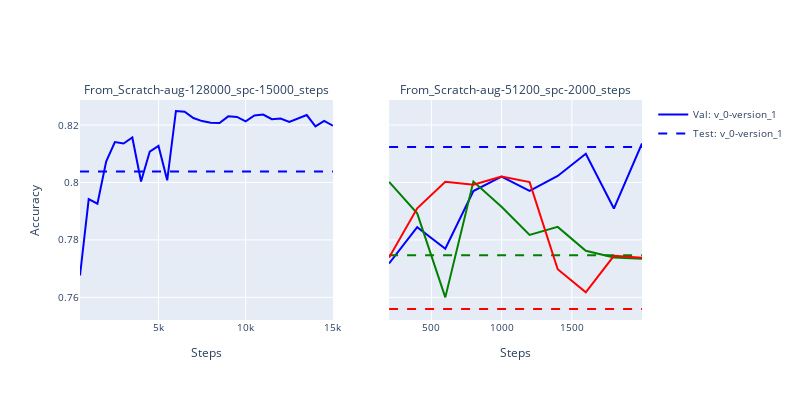
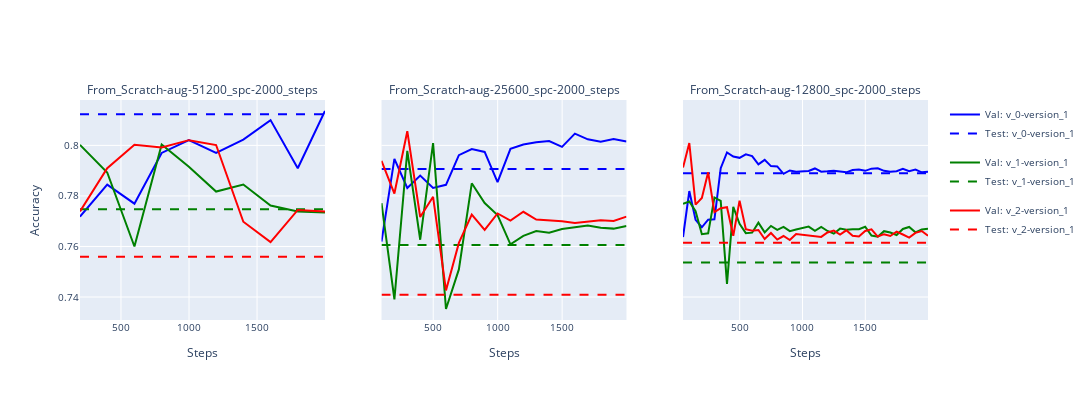
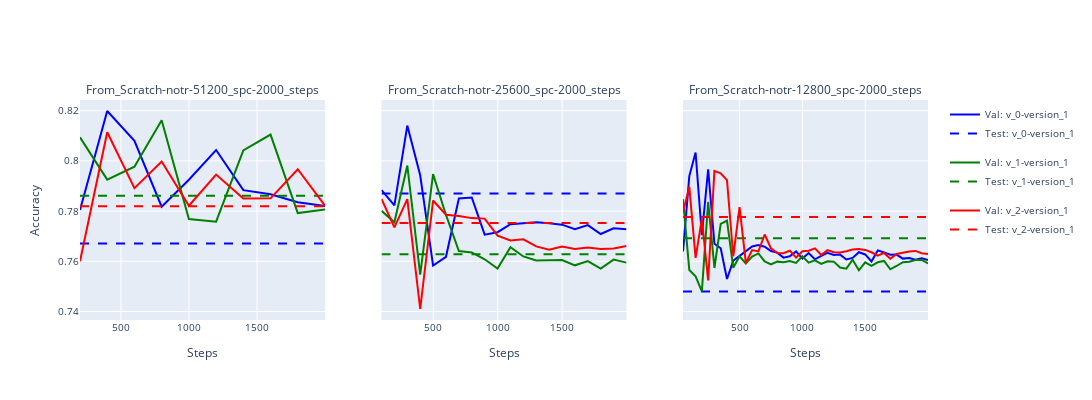

Source (notebook cell) for these figures, in order:
### Code cell
plot_results_plotly(sorted_list=['From_Scratch-aug-128000_spc-15000_steps','From_Scratch-aug-51200_spc-2000_steps'], stats=supervised_stats)

plot_results_plotly(sorted_list=['From_Scratch-aug-51200_spc-2000_steps',
                          'From_Scratch-aug-25600_spc-2000_steps',
                          'From_Scratch-aug-12800_spc-2000_steps'], stats=supervised_stats)

plot_results_plotly(sorted_list=['From_Scratch-notr-51200_spc-2000_steps',
                          'From_Scratch-notr-25600_spc-2000_steps',
                          'From_Scratch-notr-12800_spc-2000_steps'], stats=supervised_stats)

### Figure 1 — Plotly figure (JSON) as saved in the notebook; plotly's stock layout.template omitted (floating-point values rounded to 4 significant figures)
{"data": [{"legendgroup": "From_Scratch-aug-128000_spc-15000_steps_v_0-version_1", "line": {"color": "blue"}, "mode": "lines", "name": "Val: v_0-version_1", "showlegend": true, "type": "scatter", "x": [499, 999, 1499, 1999, 2499, 2999, 3499, 3999, 4499, 4999, 5499, 5999, 6499, 6999, 7499, 7999, 8499, 8999, 9499, 9999, 10499, 10999, 11499, 11999, 12499, 12999, 13499, 13999, 14499, 14999], "xaxis": "x", "y": [0.7676, 0.7942, 0.7926, 0.8073, 0.8141, 0.8136, 0.8157, 0.8003, 0.8108, 0.8127, 0.8008, 0.8249, 0.8246, 0.8224, 0.8214, 0.8208, 0.8207, 0.823, 0.8228, 0.8213, 0.8233, 0.8236, 0.822, 0.8223, 0.821, 0.8222, 0.8235, 0.8195, 0.8214, 0.8198], "yaxis": "y"}, {"legendgroup": "From_Scratch-aug-128000_spc-15000_steps_v_0-version_1", "line": {"color": "blue", "dash": "dash"}, "mode": "lines", "name": "Test: v_0-version_1", "showlegend": true, "type": "scatter", "x": [499, 14999], "xaxis": "x", "y": [0.8038, 0.8038], "yaxis": "y"}, {"legendgroup": "From_Scratch-aug-51200_spc-2000_steps_v_0-version_1", "line": {"color": "blue"}, "mode": "lines", "name": "Val: v_0-version_1", "showlegend": false, "type": "scatter", "x": [199, 399, 599, 799, 999, 1199, 1399, 1599, 1799, 1999], "xaxis": "x2", "y": [0.7718, 0.7845, 0.7769, 0.797, 0.8021, 0.7971, 0.8023, 0.81, 0.7909, 0.8136], "yaxis": "y2"}, {"legendgroup": "From_Scratch-aug-51200_spc-2000_steps_v_0-version_1", "line": {"color": "blue", "dash": "dash"}, "mode": "lines", "name": "Test: v_0-version_1", "showlegend": false, "type": "scatter", "x": [199, 1999], "xaxis": "x2", "y": [0.8123, 0.8123], "yaxis": "y2"}, {"legendgroup": "From_Scratch-aug-51200_spc-2000_steps_v_1-version_1", "line": {"color": "green"}, "mode": "lines", "name": "Val: v_1-version_1", "showlegend": false, "type": "scatter", "x": [199, 399, 599, 799, 999, 1199, 1399, 1599, 1799, 1999], "xaxis": "x2", "y": [0.8002, 0.7893, 0.76, 0.8003, 0.7915, 0.7817, 0.7845, 0.7762, 0.7739, 0.7735], "yaxis": "y2"}, {"legendgroup": "From_Scratch-aug-51200_spc-2000_steps_v_1-version_1", "line": {"color": "green", "dash": "dash"}, "mode": "lines", "name": "Test: v_1-version_1", "showlegend": false, "type": "scatter", "x": [199, 1999], "xaxis": "x2", "y": [0.7747, 0.7747], "yaxis": "y2"}, {"legendgroup": "From_Scratch-aug-51200_spc-2000_steps_v_2-version_1", "line": {"color": "red"}, "mode": "lines", "name": "Val: v_2-version_1", "showlegend": false, "type": "scatter", "x": [199, 399, 599, 799, 999, 1199, 1399, 1599, 1799, 1999], "xaxis": "x2", "y": [0.7739, 0.791, 0.8003, 0.7992, 0.8021, 0.8001, 0.7698, 0.7617, 0.7745, 0.7738], "yaxis": "y2"}, {"legendgroup": "From_Scratch-aug-51200_spc-2000_steps_v_2-version_1", "line": {"color": "red", "dash": "dash"}, "mode": "lines", "name": "Test: v_2-version_1", "showlegend": false, "type": "scatter", "x": [199, 1999], "xaxis": "x2", "y": [0.756, 0.756], "yaxis": "y2"}], "layout": {"annotations": [{"font": {"size": 12}, "showarrow": false, "text": "From_Scratch-aug-128000_spc-15000_steps", "x": 0.225, "xanchor": "center", "xref": "paper", "y": 1, "yanchor": "bottom", "yref": "paper"}, {"font": {"size": 12}, "showarrow": false, "text": "From_Scratch-aug-51200_spc-2000_steps", "x": 0.775, "xanchor": "center", "xref": "paper", "y": 1, "yanchor": "bottom", "yref": "paper"}], "font": {"size": 10}, "height": 400, "width": 800, "xaxis": {"anchor": "y", "domain": [0, 0.45], "title": {"text": "Steps"}}, "xaxis2": {"anchor": "y2", "domain": [0.55, 1], "title": {"text": "Steps"}}, "yaxis": {"anchor": "x", "domain": [0, 1], "title": {"text": "Accuracy"}}, "yaxis2": {"anchor": "x2", "domain": [0, 1], "matches": "y", "showticklabels": false}}}

### Figure 2 — Plotly figure (JSON) as saved in the notebook; plotly's stock layout.template omitted (floating-point values rounded to 4 significant figures)
{"data": [{"legendgroup": "From_Scratch-aug-51200_spc-2000_steps_v_0-version_1", "line": {"color": "blue"}, "mode": "lines", "name": "Val: v_0-version_1", "showlegend": true, "type": "scatter", "x": [199, 399, 599, 799, 999, 1199, 1399, 1599, 1799, 1999], "xaxis": "x", "y": [0.7718, 0.7845, 0.7769, 0.797, 0.8021, 0.7971, 0.8023, 0.81, 0.7909, 0.8136], "yaxis": "y"}, {"legendgroup": "From_Scratch-aug-51200_spc-2000_steps_v_0-version_1", "line": {"color": "blue", "dash": "dash"}, "mode": "lines", "name": "Test: v_0-version_1", "showlegend": true, "type": "scatter", "x": [199, 1999], "xaxis": "x", "y": [0.8123, 0.8123], "yaxis": "y"}, {"legendgroup": "From_Scratch-aug-51200_spc-2000_steps_v_1-version_1", "line": {"color": "green"}, "mode": "lines", "name": "Val: v_1-version_1", "showlegend": true, "type": "scatter", "x": [199, 399, 599, 799, 999, 1199, 1399, 1599, 1799, 1999], "xaxis": "x", "y": [0.8002, 0.7893, 0.76, 0.8003, 0.7915, 0.7817, 0.7845, 0.7762, 0.7739, 0.7735], "yaxis": "y"}, {"legendgroup": "From_Scratch-aug-51200_spc-2000_steps_v_1-version_1", "line": {"color": "green", "dash": "dash"}, "mode": "lines", "name": "Test: v_1-version_1", "showlegend": true, "type": "scatter", "x": [199, 1999], "xaxis": "x", "y": [0.7747, 0.7747], "yaxis": "y"}, {"legendgroup": "From_Scratch-aug-51200_spc-2000_steps_v_2-version_1", "line": {"color": "red"}, "mode": "lines", "name": "Val: v_2-version_1", "showlegend": true, "type": "scatter", "x": [199, 399, 599, 799, 999, 1199, 1399, 1599, 1799, 1999], "xaxis": "x", "y": [0.7739, 0.791, 0.8003, 0.7992, 0.8021, 0.8001, 0.7698, 0.7617, 0.7745, 0.7738], "yaxis": "y"}, {"legendgroup": "From_Scratch-aug-51200_spc-2000_steps_v_2-version_1", "line": {"color": "red", "dash": "dash"}, "mode": "lines", "name": "Test: v_2-version_1", "showlegend": true, "type": "scatter", "x": [199, 1999], "xaxis": "x", "y": [0.756, 0.756], "yaxis": "y"}, {"legendgroup": "From_Scratch-aug-25600_spc-2000_steps_v_0-version_1", "line": {"color": "blue"}, "mode": "lines", "name": "Val: v_0-version_1", "showlegend": false, "type": "scatter", "x": [99, 199, 299, 399, 499, 599, 699, 799, 899, 999, 1099, 1199, 1299, 1399, 1499, 1599, 1699, 1799, 1899, 1999], "xaxis": "x2", "y": [0.7619, 0.7947, 0.7831, 0.7881, 0.7831, 0.7844, 0.7961, 0.7985, 0.7974, 0.7855, 0.7986, 0.8003, 0.8013, 0.8017, 0.7994, 0.8047, 0.8024, 0.8015, 0.8025, 0.8015], "yaxis": "y2"}, {"legendgroup": "From_Scratch-aug-25600_spc-2000_steps_v_0-version_1", "line": {"color": "blue", "dash": "dash"}, "mode": "lines", "name": "Test: v_0-version_1", "showlegend": false, "type": "scatter", "x": [99, 1999], "xaxis": "x2", "y": [0.7907, 0.7907], "yaxis": "y2"}, {"legendgroup": "From_Scratch-aug-25600_spc-2000_steps_v_1-version_1", "line": {"color": "green"}, "mode": "lines", "name": "Val: v_1-version_1", "showlegend": false, "type": "scatter", "x": [99, 199, 299, 399, 499, 599, 699, 799, 899, 999, 1099, 1199, 1299, 1399, 1499, 1599, 1699, 1799, 1899, 1999], "xaxis": "x2", "y": [0.7771, 0.7391, 0.7979, 0.7627, 0.8009, 0.7353, 0.7509, 0.785, 0.7772, 0.7724, 0.7609, 0.7642, 0.7661, 0.7655, 0.7669, 0.7676, 0.7683, 0.7674, 0.7671, 0.7681], "yaxis": "y2"}, {"legendgroup": "From_Scratch-aug-25600_spc-2000_steps_v_1-version_1", "line": {"color": "green", "dash": "dash"}, "mode": "lines", "name": "Test: v_1-version_1", "showlegend": false, "type": "scatter", "x": [99, 1999], "xaxis": "x2", "y": [0.7606, 0.7606], "yaxis": "y2"}, {"legendgroup": "From_Scratch-aug-25600_spc-2000_steps_v_2-version_1", "line": {"color": "red"}, "mode": "lines", "name": "Val: v_2-version_1", "showlegend": false, "type": "scatter", "x": [99, 199, 299, 399, 499, 599, 699, 799, 899, 999, 1099, 1199, 1299, 1399, 1499, 1599, 1699, 1799, 1899, 1999], "xaxis": "x2", "y": [0.7939, 0.7809, 0.8056, 0.7717, 0.7797, 0.7426, 0.7614, 0.7726, 0.7666, 0.7731, 0.7703, 0.7737, 0.7707, 0.7703, 0.77, 0.7693, 0.7699, 0.7703, 0.7701, 0.7718], "yaxis": "y2"}, {"legendgroup": "From_Scratch-aug-25600_spc-2000_steps_v_2-version_1", "line": {"color": "red", "dash": "dash"}, "mode": "lines", "name": "Test: v_2-version_1", "showlegend": false, "type": "scatter", "x": [99, 1999], "xaxis": "x2", "y": [0.7409, 0.7409], "yaxis": "y2"}, {"legendgroup": "From_Scratch-aug-12800_spc-2000_steps_v_0-version_3", "line": {"color": "blue"}, "mode": "lines", "name": "Val: v_0-version_3", "showlegend": false, "type": "scatter", "x": [49, 99, 149, 199, 249, 299, 349, 399, 449, 499, 549, 599, 649, 699, 749, 799, 849, 899, 949, 999, 1049, 1099, 1149, 1199, 1249, 1299, 1349, 1399, 1449, 1499, 1549, 1599, 1649, 1699, 1749, 1799, 1849, 1899, 1949, 1999], "xaxis": "x3", "y": [0.7637, 0.7819, 0.7705, 0.7676, 0.7706, 0.7707, 0.791, 0.7972, 0.7956, 0.7951, 0.7965, 0.7957, 0.7925, 0.7943, 0.7918, 0.7917, 0.7887, 0.7901, 0.7896, 0.7899, 0.7899, 0.7909, 0.7896, 0.7897, 0.79, 0.7897, 0.7893, 0.7903, 0.7905, 0.7899, 0.7908, 0.7909, 0.7899, 0.7896, 0.7898, 0.7907, 0.7898, 0.7904, 0.7893, 0.7896], "yaxis": "y3"}, {"legendgroup": "From_Scratch-aug-12800_spc-2000_steps_v_0-version_3", "line": {"color": "blue", "dash": "dash"}, "mode": "lines", "name": "Test: v_0-version_3", "showlegend": false, "type": "scatter", "x": [49, 1999], "xaxis": "x3", "y": [0.789, 0.789], "yaxis": "y3"}, {"legendgroup": "From_Scratch-aug-12800_spc-2000_steps_v_1-version_1", "line": {"color": "green"}, "mode": "lines", "name": "Val: v_1-version_1", "showlegend": false, "type": "scatter", "x": [49, 99, 149, 199, 249, 299, 349, 399, 449, 499, 549, 599, 649, 699, 749, 799, 849, 899, 949, 999, 1049, 1099, 1149, 1199, 1249, 1299, 1349, 1399, 1449, 1499, 1549, 1599, 1649, 1699, 1749, 1799, 1849, 1899, 1949, 1999], "xaxis": "x3", "y": [0.7769, 0.7778, 0.7739, 0.7649, 0.7652, 0.7794, 0.778, 0.7452, 0.7757, 0.7689, 0.7653, 0.7655, 0.7694, 0.7656, 0.7681, 0.7666, 0.7677, 0.7661, 0.7667, 0.7673, 0.7679, 0.7662, 0.7677, 0.7661, 0.7651, 0.7671, 0.7666, 0.7668, 0.7669, 0.7678, 0.7643, 0.7639, 0.7661, 0.7655, 0.7645, 0.7669, 0.7677, 0.7656, 0.7667, 0.767], "yaxis": "y3"}, {"legendgroup": "From_Scratch-aug-12800_spc-2000_steps_v_1-version_1", "line": {"color": "green", "dash": "dash"}, "mode": "lines", "name": "Test: v_1-version_1", "showlegend": false, "type": "scatter", "x": [49, 1999], "xaxis": "x3", "y": [0.7537, 0.7537], "yaxis": "y3"}, {"legendgroup": "From_Scratch-aug-12800_spc-2000_steps_v_2-version_5", "line": {"color": "red"}, "mode": "lines", "name": "Val: v_2-version_5", "showlegend": false, "type": "scatter", "x": [49, 99, 149, 199, 249, 299, 349, 399, 449, 499, 549, 599, 649, 699, 749, 799, 849, 899, 949, 999, 1049, 1099, 1149, 1199, 1249, 1299, 1349, 1399, 1449, 1499, 1549, 1599, 1649, 1699, 1749, 1799, 1849, 1899, 1949, 1999], "xaxis": "x3", "y": [0.7912, 0.8009, 0.7765, 0.7792, 0.7893, 0.7736, 0.7751, 0.7755, 0.7643, 0.7781, 0.7669, 0.7662, 0.7665, 0.7629, 0.7653, 0.7627, 0.7641, 0.7625, 0.7649, 0.7647, 0.7644, 0.7642, 0.7638, 0.7655, 0.7663, 0.7647, 0.7664, 0.7643, 0.7639, 0.7661, 0.7668, 0.7639, 0.7649, 0.7641, 0.7659, 0.7647, 0.7635, 0.7654, 0.7661, 0.7643], "yaxis": "y3"}, {"legendgroup": "From_Scratch-aug-12800_spc-2000_steps_v_2-version_5", "line": {"color": "red", "dash": "dash"}, "mode": "lines", "name": "Test: v_2-version_5", "showlegend": false, "type": "scatter", "x": [49, 1999], "xaxis": "x3", "y": [0.7615, 0.7615], "yaxis": "y3"}], "layout": {"annotations": [{"font": {"size": 12}, "showarrow": false, "text": "From_Scratch-aug-51200_spc-2000_steps", "x": 0.1444, "xanchor": "center", "xref": "paper", "y": 1, "yanchor": "bottom", "yref": "paper"}, {"font": {"size": 12}, "showarrow": false, "text": "From_Scratch-aug-25600_spc-2000_steps", "x": 0.5, "xanchor": "center", "xref": "paper", "y": 1, "yanchor": "bottom", "yref": "paper"}, {"font": {"size": 12}, "showarrow": false, "text": "From_Scratch-aug-12800_spc-2000_steps", "x": 0.8556, "xanchor": "center", "xref": "paper", "y": 1, "yanchor": "bottom", "yref": "paper"}], "font": {"size": 10}, "height": 400, "width": 1200, "xaxis": {"anchor": "y", "domain": [0, 0.2889], "title": {"text": "Steps"}}, "xaxis2": {"anchor": "y2", "domain": [0.3556, 0.6444], "title": {"text": "Steps"}}, "xaxis3": {"anchor": "y3", "domain": [0.7111, 1], "title": {"text": "Steps"}}, "yaxis": {"anchor": "x", "domain": [0, 1], "title": {"text": "Accuracy"}}, "yaxis2": {"anchor": "x2", "domain": [0, 1], "matches": "y", "showticklabels": false}, "yaxis3": {"anchor": "x3", "domain": [0, 1], "matches": "y", "showticklabels": false}}}

### Figure 3 — Plotly figure (JSON) as saved in the notebook; plotly's stock layout.template omitted (floating-point values rounded to 4 significant figures)
{"data": [{"legendgroup": "From_Scratch-notr-51200_spc-2000_steps_v_0-version_1", "line": {"color": "blue"}, "mode": "lines", "name": "Val: v_0-version_1", "showlegend": true, "type": "scatter", "x": [199, 399, 599, 799, 999, 1199, 1399, 1599, 1799, 1999], "xaxis": "x", "y": [0.7804, 0.8199, 0.808, 0.7817, 0.7925, 0.8043, 0.7883, 0.7867, 0.7835, 0.7821], "yaxis": "y"}, {"legendgroup": "From_Scratch-notr-51200_spc-2000_steps_v_0-version_1", "line": {"color": "blue", "dash": "dash"}, "mode": "lines", "name": "Test: v_0-version_1", "showlegend": true, "type": "scatter", "x": [199, 1999], "xaxis": "x", "y": [0.7671, 0.7671], "yaxis": "y"}, {"legendgroup": "From_Scratch-notr-51200_spc-2000_steps_v_1-version_1", "line": {"color": "green"}, "mode": "lines", "name": "Val: v_1-version_1", "showlegend": true, "type": "scatter", "x": [199, 399, 599, 799, 999, 1199, 1399, 1599, 1799, 1999], "xaxis": "x", "y": [0.8094, 0.7925, 0.7977, 0.8162, 0.7769, 0.7758, 0.8041, 0.8105, 0.7792, 0.7806], "yaxis": "y"}, {"legendgroup": "From_Scratch-notr-51200_spc-2000_steps_v_1-version_1", "line": {"color": "green", "dash": "dash"}, "mode": "lines", "name": "Test: v_1-version_1", "showlegend": true, "type": "scatter", "x": [199, 1999], "xaxis": "x", "y": [0.7861, 0.7861], "yaxis": "y"}, {"legendgroup": "From_Scratch-notr-51200_spc-2000_steps_v_2-version_1", "line": {"color": "red"}, "mode": "lines", "name": "Val: v_2-version_1", "showlegend": true, "type": "scatter", "x": [199, 399, 599, 799, 999, 1199, 1399, 1599, 1799, 1999], "xaxis": "x", "y": [0.76, 0.8114, 0.7891, 0.7997, 0.7821, 0.7945, 0.785, 0.7851, 0.7967, 0.7822], "yaxis": "y"}, {"legendgroup": "From_Scratch-notr-51200_spc-2000_steps_v_2-version_1", "line": {"color": "red", "dash": "dash"}, "mode": "lines", "name": "Test: v_2-version_1", "showlegend": true, "type": "scatter", "x": [199, 1999], "xaxis": "x", "y": [0.7819, 0.7819], "yaxis": "y"}, {"legendgroup": "From_Scratch-notr-25600_spc-2000_steps_v_0-version_1", "line": {"color": "blue"}, "mode": "lines", "name": "Val: v_0-version_1", "showlegend": false, "type": "scatter", "x": [99, 199, 299, 399, 499, 599, 699, 799, 899, 999, 1099, 1199, 1299, 1399, 1499, 1599, 1699, 1799, 1899, 1999], "xaxis": "x2", "y": [0.7883, 0.7823, 0.8141, 0.7943, 0.7583, 0.7618, 0.785, 0.7854, 0.7706, 0.7716, 0.7748, 0.7751, 0.7756, 0.7751, 0.7746, 0.7728, 0.7744, 0.7709, 0.7731, 0.7727], "yaxis": "y2"}, {"legendgroup": "From_Scratch-notr-25600_spc-2000_steps_v_0-version_1", "line": {"color": "blue", "dash": "dash"}, "mode": "lines", "name": "Test: v_0-version_1", "showlegend": false, "type": "scatter", "x": [99, 1999], "xaxis": "x2", "y": [0.787, 0.787], "yaxis": "y2"}, {"legendgroup": "From_Scratch-notr-25600_spc-2000_steps_v_1-version_1", "line": {"color": "green"}, "mode": "lines", "name": "Val: v_1-version_1", "showlegend": false, "type": "scatter", "x": [99, 199, 299, 399, 499, 599, 699, 799, 899, 999, 1099, 1199, 1299, 1399, 1499, 1599, 1699, 1799, 1899, 1999], "xaxis": "x2", "y": [0.7801, 0.7755, 0.7981, 0.7547, 0.7947, 0.7785, 0.7641, 0.7635, 0.7608, 0.7571, 0.7656, 0.7619, 0.7603, 0.7603, 0.7605, 0.7584, 0.7601, 0.7571, 0.7607, 0.7595], "yaxis": "y2"}, {"legendgroup": "From_Scratch-notr-25600_spc-2000_steps_v_1-version_1", "line": {"color": "green", "dash": "dash"}, "mode": "lines", "name": "Test: v_1-version_1", "showlegend": false, "type": "scatter", "x": [99, 1999], "xaxis": "x2", "y": [0.7628, 0.7628], "yaxis": "y2"}, {"legendgroup": "From_Scratch-notr-25600_spc-2000_steps_v_2-version_1", "line": {"color": "red"}, "mode": "lines", "name": "Val: v_2-version_1", "showlegend": false, "type": "scatter", "x": [99, 199, 299, 399, 499, 599, 699, 799, 899, 999, 1099, 1199, 1299, 1399, 1499, 1599, 1699, 1799, 1899, 1999], "xaxis": "x2", "y": [0.7849, 0.7735, 0.7847, 0.741, 0.7842, 0.7785, 0.778, 0.7772, 0.777, 0.7702, 0.7683, 0.7687, 0.7659, 0.7646, 0.7659, 0.7649, 0.7655, 0.7649, 0.7651, 0.7661], "yaxis": "y2"}, {"legendgroup": "From_Scratch-notr-25600_spc-2000_steps_v_2-version_1", "line": {"color": "red", "dash": "dash"}, "mode": "lines", "name": "Test: v_2-version_1", "showlegend": false, "type": "scatter", "x": [99, 1999], "xaxis": "x2", "y": [0.7753, 0.7753], "yaxis": "y2"}, {"legendgroup": "From_Scratch-notr-12800_spc-2000_steps_v_0-version_1", "line": {"color": "blue"}, "mode": "lines", "name": "Val: v_0-version_1", "showlegend": false, "type": "scatter", "x": [49, 99, 149, 199, 249, 299, 349, 399, 449, 499, 549, 599, 649, 699, 749, 799, 849, 899, 949, 999, 1049, 1099, 1149, 1199, 1249, 1299, 1349, 1399, 1449, 1499, 1549, 1599, 1649, 1699, 1749, 1799, 1849, 1899, 1949, 1999], "xaxis": "x3", "y": [0.7639, 0.7939, 0.8033, 0.7704, 0.7967, 0.767, 0.7652, 0.7529, 0.7603, 0.7622, 0.7641, 0.7659, 0.7665, 0.7658, 0.7641, 0.7635, 0.7615, 0.762, 0.7639, 0.7611, 0.7633, 0.7608, 0.7621, 0.7634, 0.7625, 0.7627, 0.7607, 0.7613, 0.7636, 0.7627, 0.7599, 0.7643, 0.7635, 0.7626, 0.7627, 0.7611, 0.7613, 0.7606, 0.7612, 0.7605], "yaxis": "y3"}, {"legendgroup": "From_Scratch-notr-12800_spc-2000_steps_v_0-version_1", "line": {"color": "blue", "dash": "dash"}, "mode": "lines", "name": "Test: v_0-version_1", "showlegend": false, "type": "scatter", "x": [49, 1999], "xaxis": "x3", "y": [0.748, 0.748], "yaxis": "y3"}, {"legendgroup": "From_Scratch-notr-12800_spc-2000_steps_v_1-version_1", "line": {"color": "green"}, "mode": "lines", "name": "Val: v_1-version_1", "showlegend": false, "type": "scatter", "x": [49, 99, 149, 199, 249, 299, 349, 399, 449, 499, 549, 599, 649, 699, 749, 799, 849, 899, 949, 999, 1049, 1099, 1149, 1199, 1249, 1299, 1349, 1399, 1449, 1499, 1549, 1599, 1649, 1699, 1749, 1799, 1849, 1899, 1949, 1999], "xaxis": "x3", "y": [0.7847, 0.7565, 0.754, 0.748, 0.7837, 0.7573, 0.7749, 0.7762, 0.7574, 0.762, 0.7591, 0.7619, 0.7631, 0.7599, 0.7587, 0.7599, 0.7597, 0.7601, 0.7593, 0.762, 0.7595, 0.7604, 0.759, 0.76, 0.7599, 0.7575, 0.7571, 0.7606, 0.7564, 0.7596, 0.7582, 0.7596, 0.7601, 0.7568, 0.7581, 0.7597, 0.7598, 0.7605, 0.7605, 0.7591], "yaxis": "y3"}, {"legendgroup": "From_Scratch-notr-12800_spc-2000_steps_v_1-version_1", "line": {"color": "green", "dash": "dash"}, "mode": "lines", "name": "Test: v_1-version_1", "showlegend": false, "type": "scatter", "x": [49, 1999], "xaxis": "x3", "y": [0.7692, 0.7692], "yaxis": "y3"}, {"legendgroup": "From_Scratch-notr-12800_spc-2000_steps_v_2-version_1", "line": {"color": "red"}, "mode": "lines", "name": "Val: v_2-version_1", "showlegend": false, "type": "scatter", "x": [49, 99, 149, 199, 249, 299, 349, 399, 449, 499, 549, 599, 649, 699, 749, 799, 849, 899, 949, 999, 1049, 1099, 1149, 1199, 1249, 1299, 1349, 1399, 1449, 1499, 1549, 1599, 1649, 1699, 1749, 1799, 1849, 1899, 1949, 1999], "xaxis": "x3", "y": [0.7794, 0.7897, 0.7613, 0.7769, 0.7524, 0.796, 0.7951, 0.7923, 0.762, 0.7816, 0.7593, 0.7645, 0.7639, 0.7707, 0.7651, 0.7633, 0.7632, 0.7643, 0.7615, 0.764, 0.7642, 0.7651, 0.7625, 0.7645, 0.7636, 0.7635, 0.764, 0.7647, 0.7649, 0.7645, 0.7636, 0.7623, 0.7633, 0.761, 0.7629, 0.7635, 0.7639, 0.7641, 0.7632, 0.7629], "yaxis": "y3"}, {"legendgroup": "From_Scratch-notr-12800_spc-2000_steps_v_2-version_1", "line": {"color": "red", "dash": "dash"}, "mode": "lines", "name": "Test: v_2-version_1", "showlegend": false, "type": "scatter", "x": [49, 1999], "xaxis": "x3", "y": [0.7776, 0.7776], "yaxis": "y3"}], "layout": {"annotations": [{"font": {"size": 12}, "showarrow": false, "text": "From_Scratch-notr-51200_spc-2000_steps", "x": 0.1444, "xanchor": "center", "xref": "paper", "y": 1, "yanchor": "bottom", "yref": "paper"}, {"font": {"size": 12}, "showarrow": false, "text": "From_Scratch-notr-25600_spc-2000_steps", "x": 0.5, "xanchor": "center", "xref": "paper", "y": 1, "yanchor": "bottom", "yref": "paper"}, {"font": {"size": 12}, "showarrow": false, "text": "From_Scratch-notr-12800_spc-2000_steps", "x": 0.8556, "xanchor": "center", "xref": "paper", "y": 1, "yanchor": "bottom", "yref": "paper"}], "font": {"size": 10}, "height": 400, "width": 1200, "xaxis": {"anchor": "y", "domain": [0, 0.2889], "title": {"text": "Steps"}}, "xaxis2": {"anchor": "y2", "domain": [0.3556, 0.6444], "title": {"text": "Steps"}}, "xaxis3": {"anchor": "y3", "domain": [0.7111, 1], "title": {"text": "Steps"}}, "yaxis": {"anchor": "x", "domain": [0, 1], "title": {"text": "Accuracy"}}, "yaxis2": {"anchor": "x2", "domain": [0, 1], "matches": "y", "showticklabels": false}, "yaxis3": {"anchor": "x3", "domain": [0, 1], "matches": "y", "showticklabels": false}}}
